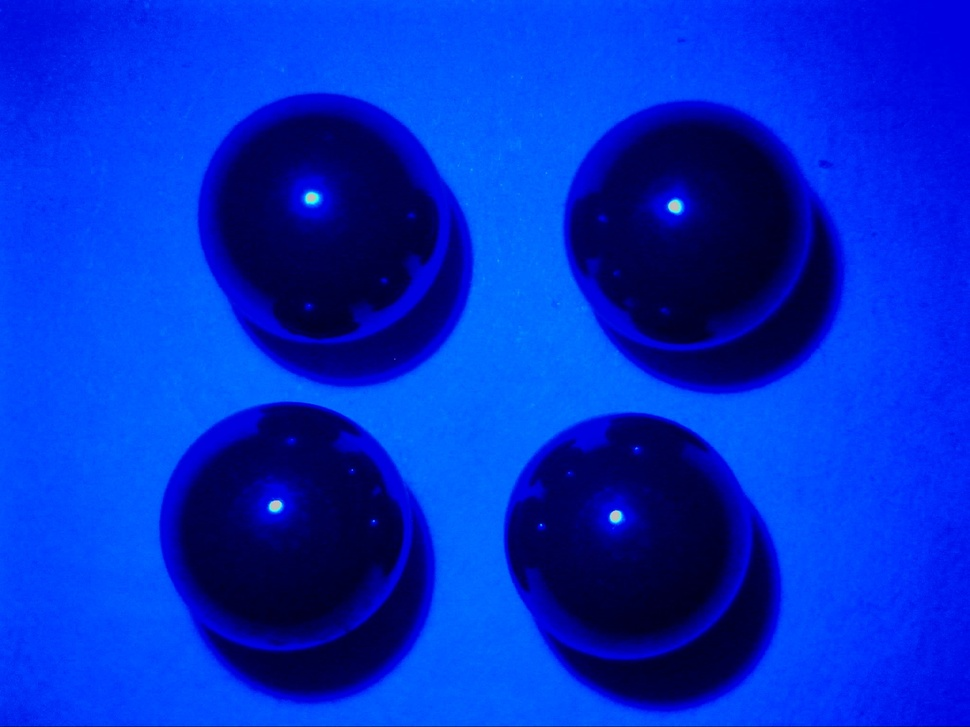
#> input picture up8/11.jpg, 970 x 727 px, shrunk from 2048 x 1536 before the run; its folder holds only this picture in this run
$ python get_highlight1.py
#> lines starting #> are read from the running program, lines starting #| are printed output that depends on the picture; after the words box and inside, x2 and y2 are one past the last pixel; in counts of white or black regions, pixels touching at a corner belong together; long printed decimals are rounded
'''
Created on 2018.3.20
@author: Zephyr Yan
Telephone: 18811346093
Function：灰度重心法提取高光点（批量）
Bug: region.coords#得到的是按行列排列的[i,j]的点坐标
Vision: 2.0
'''
import cv2
import numpy as np
from skimage import data,segmentation,measure,morphology,color
import glob

images = glob.glob("./*.jpg")
num_img = len(images)
Coord_highlight = np.zeros((4,2,num_img))
CoordInWorld = np.zeros((4,2,num_img))
num_img = 0
for fname in images:
    img = cv2.imread(fname)
#> img is the input picture: shape (727, 970, 3); mean B, G, R 201.4, 44.8, 1.1
    gray = cv2.cvtColor(img,cv2.COLOR_BGR2GRAY)
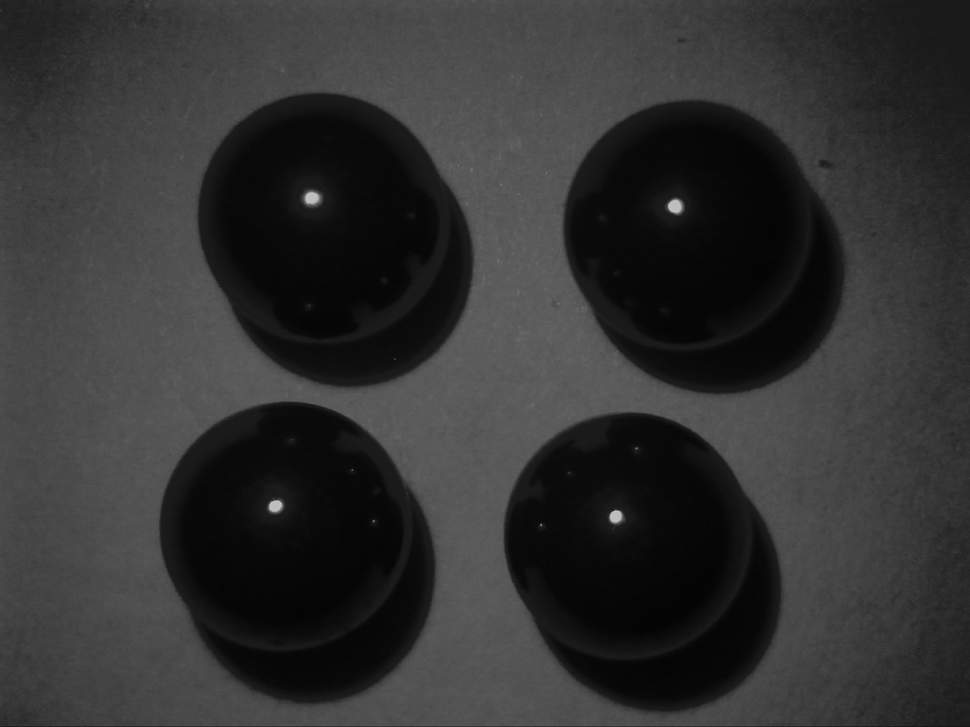
#> gray: shape (727, 970); min 4, max 203, mean 49.6
    gray=cv2.GaussianBlur(gray, (9, 9), 0)

    kernel = cv2.getStructuringElement(cv2.MORPH_ELLIPSE,(8,8))#圆结构元素
    img = cv2.erode(img,kernel,iterations = 1)
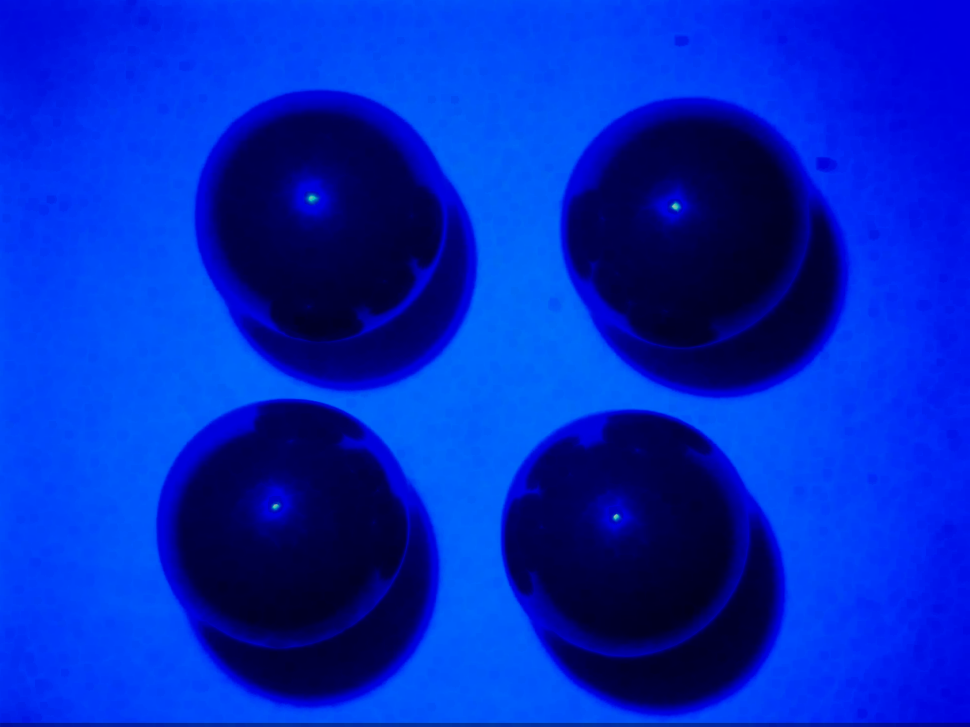
#> img: shape (727, 970, 3); mean B, G, R 191.9, 39.5, 0
    img = cv2.dilate(img,kernel,iterations = 1)

    retval, img1 = cv2.threshold(gray, 180, 255, cv2.THRESH_BINARY)#阈值的选择非常重要
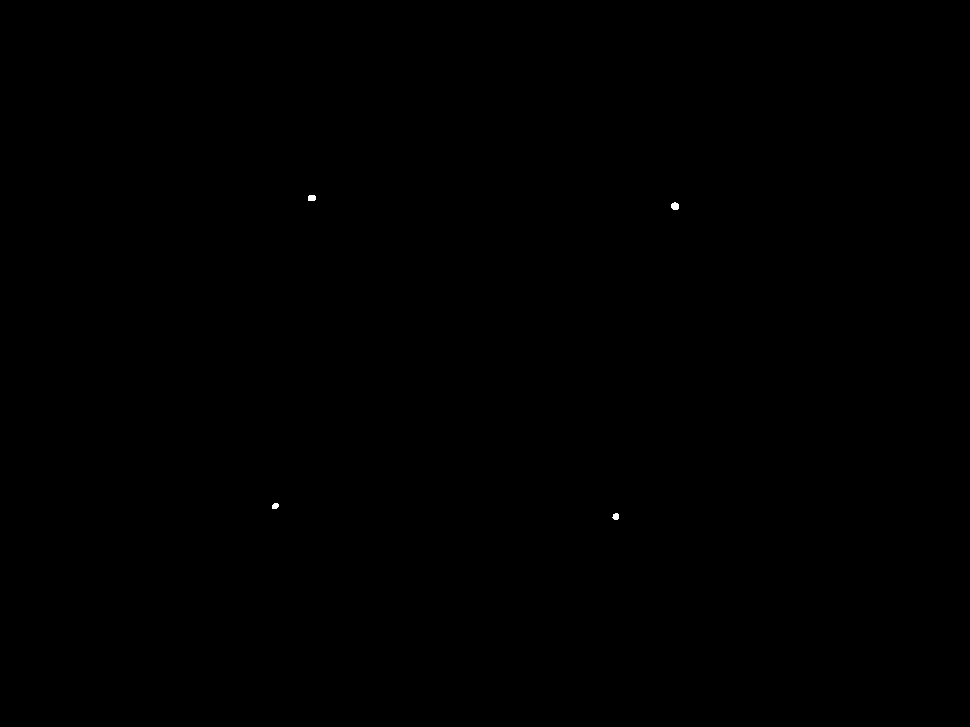
#> img1: shape (727, 970); 0.02% white; 4 white regions, box (x1, y1, x2, y2) and area: (671, 202, 679, 210) 52, (308, 195, 316, 201) 45, (612, 513, 619, 520) 38, (272, 503, 279, 509) 35

    label_image =measure.label(img1)  #连通区域标记
#> label_image: shape (727, 970) int64; 5 distinct labels, from 0 to 4
    #https://www.cnblogs.com/denny402/p/5166258.html
    num_highlight = 0

    for region in measure.regionprops(label_image):
        points = region.coords#得到的是按行列排列的[i,j]
        m,n = points.shape
        x = 0
        y = 0
        g_total = 0
        for i in range(m):
            x = x + gray[points[i,0],points[i,1]]*points[i,1]#X是列项
            y = y + gray[points[i,0],points[i,1]]*points[i,0]#Y是行项
            g_total = g_total + gray[points[i,0],points[i,1]]
        x_focus = x/g_total
        y_focus = y/g_total
        print(x_focus,y_focus)
        #====索引格式为num_highlight：第几个圆；0,1表示x,y；num_img：第几幅图
        Coord_highlight[num_highlight,0,num_img] = x_focus
        Coord_highlight[num_highlight,1,num_img] = y_focus
        num_highlight += 1
#> this loop made 4 passes
#> (m, x_focus, y_focus) on passes 1 to 4: (45, 311.4, 197.6), (52, 674.6, 205.8), (35, 274.9, 505.6), (38, 615.4, 516.1)
#| 311.419 197.555
#| 674.615 205.758
#| 274.917 505.571
#| 615.446 516.106
#> after the loop, num_highlight = 4
    num_img += 1
#===存储为npz格式===
np.savez("./highlightpx/Coord_highlight",Coord_highlight = Coord_highlight)

$ run again, on up8/51.jpg
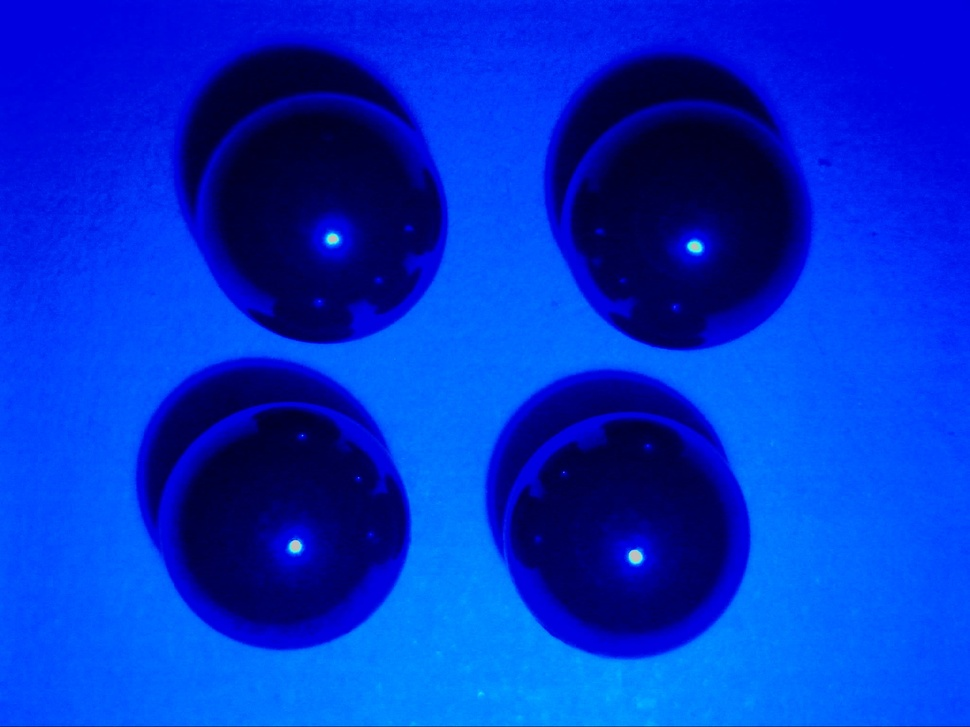
#> input picture up8/51.jpg, 970 x 727 px, shrunk from 2048 x 1536 before the run
#> img is the input picture: shape (727, 970, 3); mean B, G, R 201.8, 48, 1.1
#> `gray = cv2.cvtColor(img,cv2.COLOR_BGR2GRAY)`:
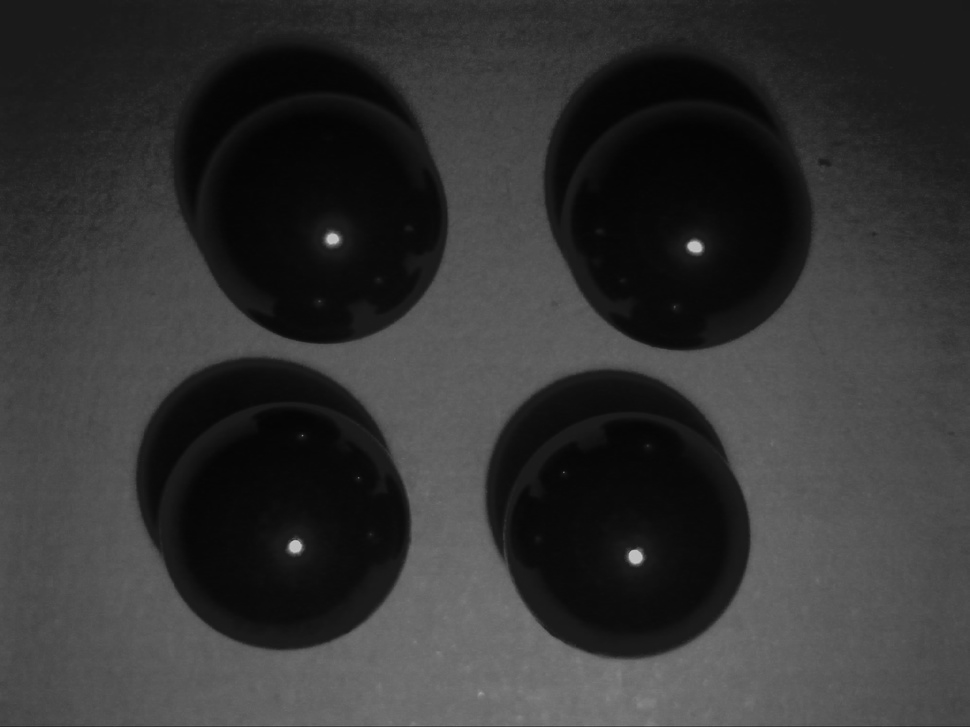
#> gray: shape (727, 970); min 4, max 200, mean 51.5
#> `img = cv2.erode(img,kernel,iterations = 1)`:
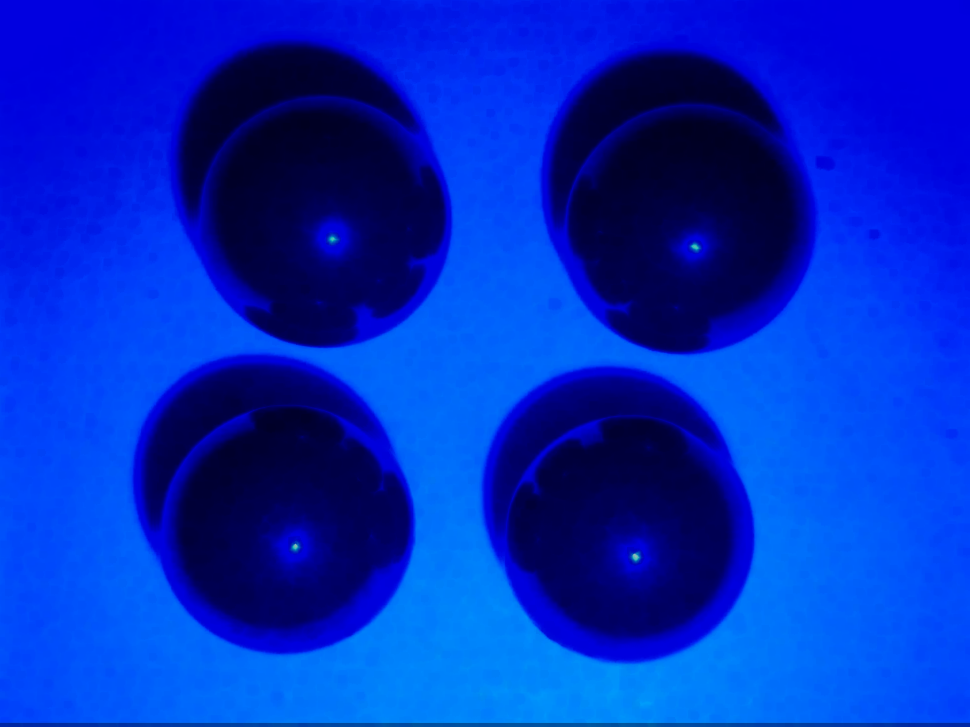
#> img: shape (727, 970, 3); mean B, G, R 192.7, 42.8, 0
#> img1: shape (727, 970); 0.03% white; 4 white regions, box (x1, y1, x2, y2) and area: (631, 552, 640, 561) 63, (292, 543, 299, 550) 45, (691, 244, 699, 250) 41, (329, 236, 336, 242) 34
#> label_image: shape (727, 970) int64; 5 distinct labels, from 0 to 4
#> the loop `for region in measure.regionprops(label_image):` made 4 passes
#> (m, x_focus, y_focus) on passes 1 to 4: (34, 332, 238.6), (41, 694.6, 246.6), (45, 295, 546), (63, 634.9, 556.2)
#> (printed output is left out)
#> after the loop `for region in measure.regionprops(label_image):`: num_highlight = 4

$ run again, on up8/71.jpg
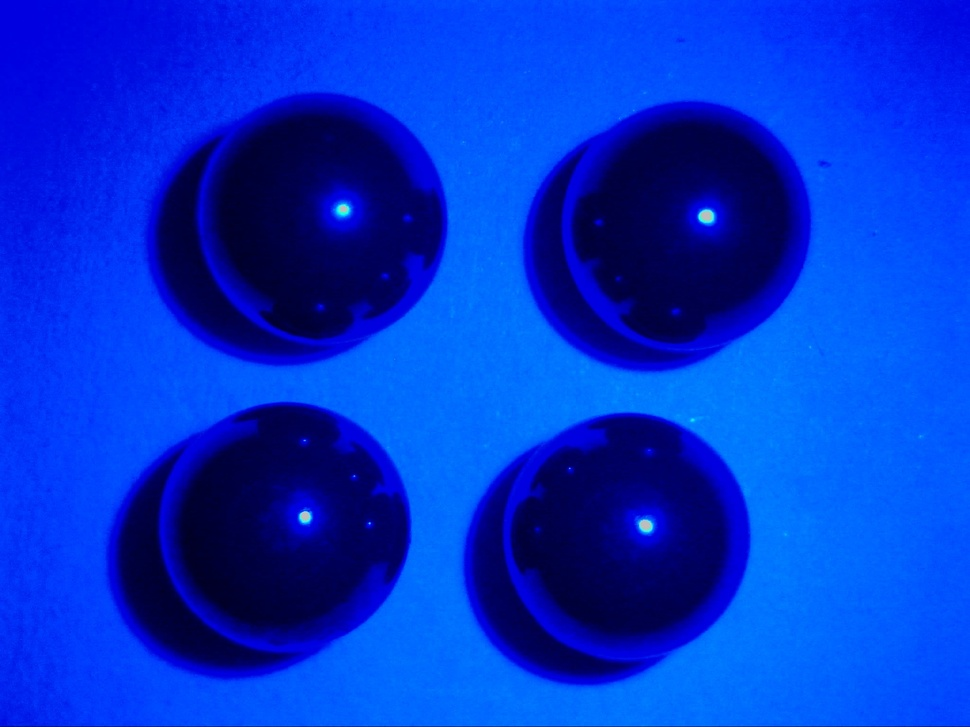
#> input picture up8/71.jpg, 970 x 727 px, shrunk from 2048 x 1536 before the run
#> img is the input picture: shape (727, 970, 3); mean B, G, R 205.1, 50.3, 1.1
#> `gray = cv2.cvtColor(img,cv2.COLOR_BGR2GRAY)`:
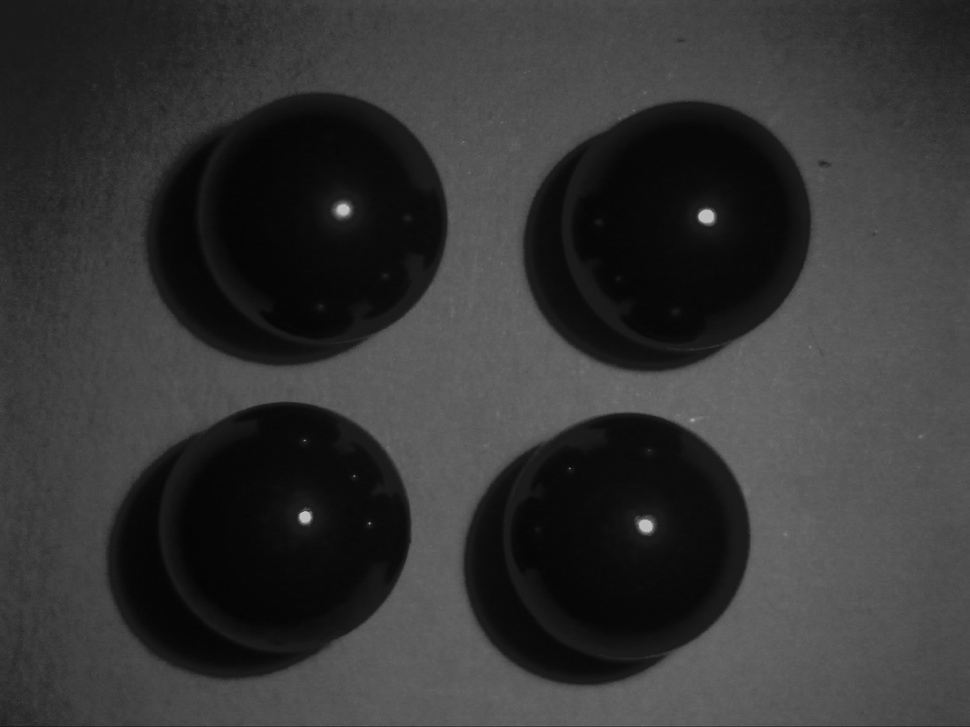
#> gray: shape (727, 970); min 4, max 199, mean 53.2
#> `img = cv2.erode(img,kernel,iterations = 1)`:
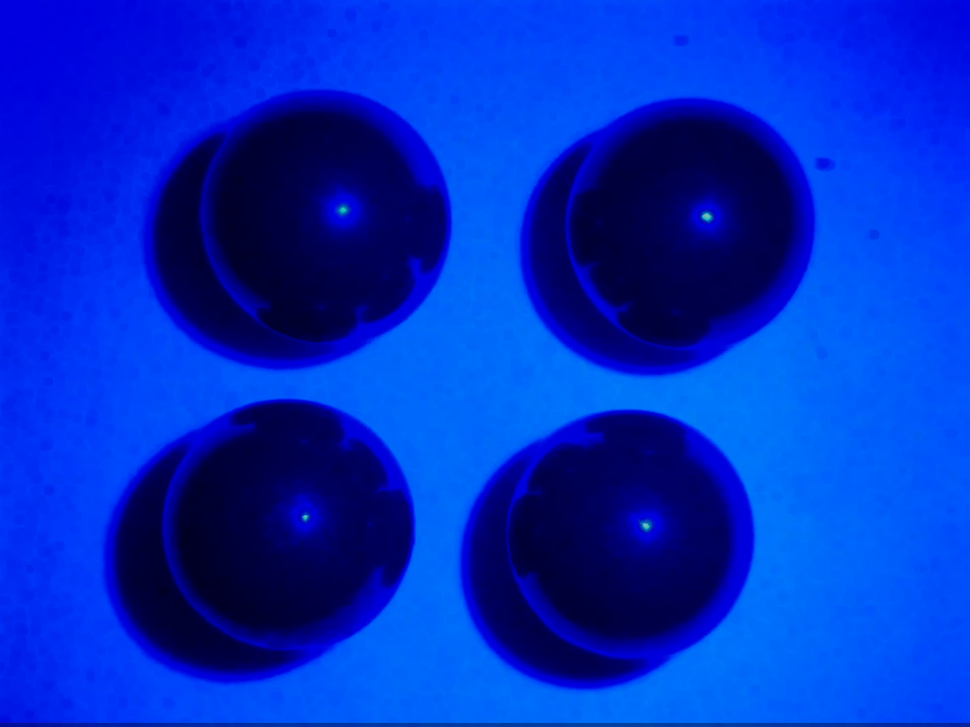
#> img: shape (727, 970, 3); mean B, G, R 195.8, 44.9, 0
#> img1: shape (727, 970); 0.03% white; 4 white regions, box (x1, y1, x2, y2) and area: (701, 212, 711, 221) 69, (642, 522, 650, 530) 52, (340, 207, 347, 213) 34, (302, 514, 308, 520) 30
#> label_image: shape (727, 970) int64; 5 distinct labels, from 0 to 4
#> the loop `for region in measure.regionprops(label_image):` made 4 passes
#> (m, x_focus, y_focus) on passes 1 to 4: (34, 342.9, 209.2), (69, 705.9, 215.9), (30, 304.6, 516.5), (52, 645.4, 525.4)
#> (printed output is left out)
#> after the loop `for region in measure.regionprops(label_image):`: num_highlight = 4

$ run again, on up8/21.jpg
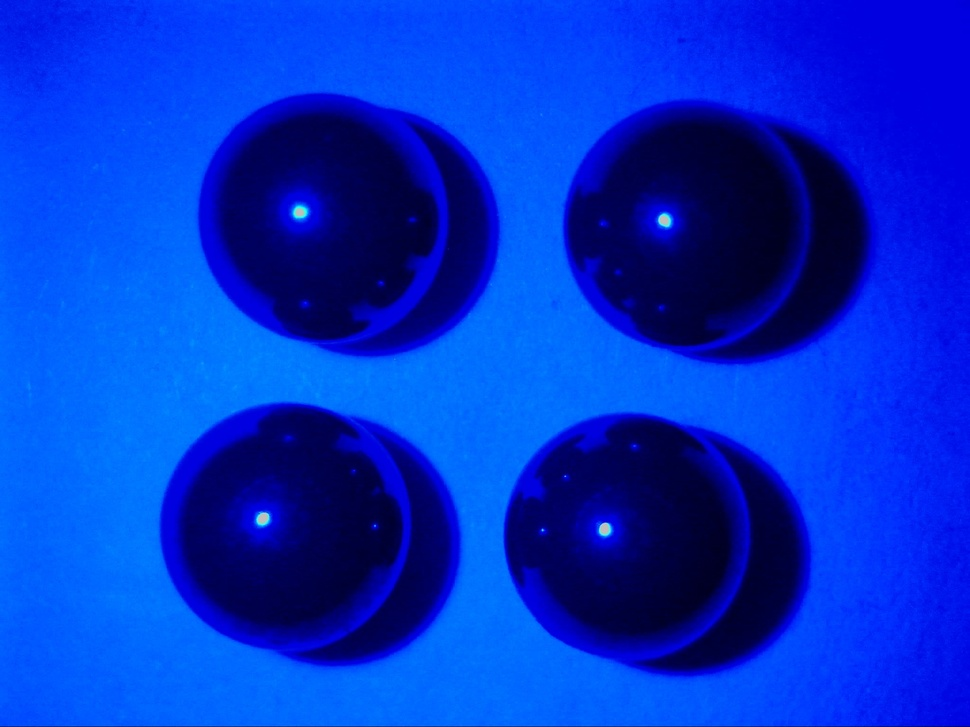
#> input picture up8/21.jpg, 970 x 727 px, shrunk from 2048 x 1536 before the run
#> img is the input picture: shape (727, 970, 3); mean B, G, R 201.5, 48.8, 1.1
#> `gray = cv2.cvtColor(img,cv2.COLOR_BGR2GRAY)`:
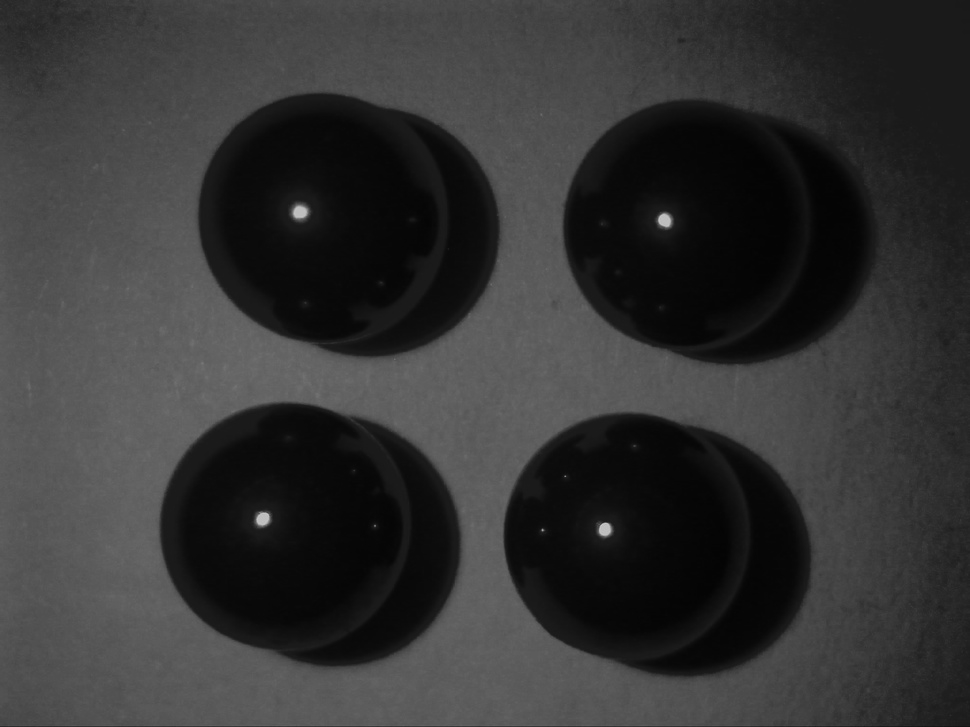
#> gray: shape (727, 970); min 3, max 206, mean 51.9
#> `img = cv2.erode(img,kernel,iterations = 1)`:
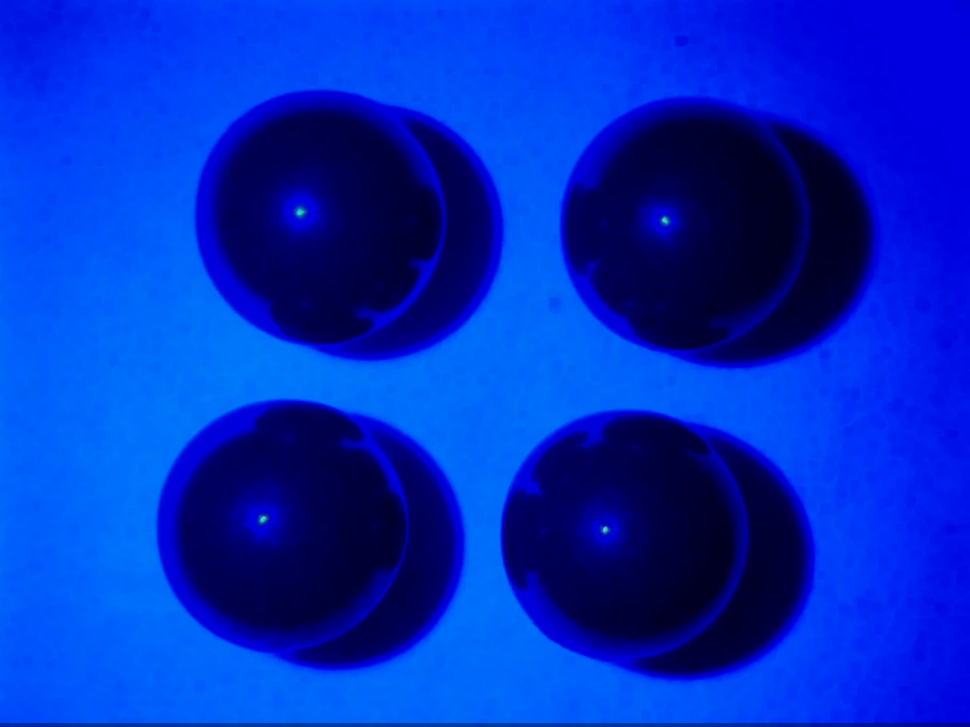
#> img: shape (727, 970, 3); mean B, G, R 192.2, 43.5, 0
#> img1: shape (727, 970); 0.03% white; 4 white regions, box (x1, y1, x2, y2) and area: (259, 515, 267, 523) 52, (296, 209, 304, 216) 51, (661, 216, 668, 224) 45, (601, 526, 608, 533) 40
#> label_image: shape (727, 970) int64; 5 distinct labels, from 0 to 4
#> the loop `for region in measure.regionprops(label_image):` made 4 passes
#> (m, x_focus, y_focus) on passes 1 to 4: (51, 299.5, 211.9), (45, 664.2, 219.9), (52, 262.5, 518.5), (40, 604.4, 529.1)
#> (printed output is left out)
#> after the loop `for region in measure.regionprops(label_image):`: num_highlight = 4
